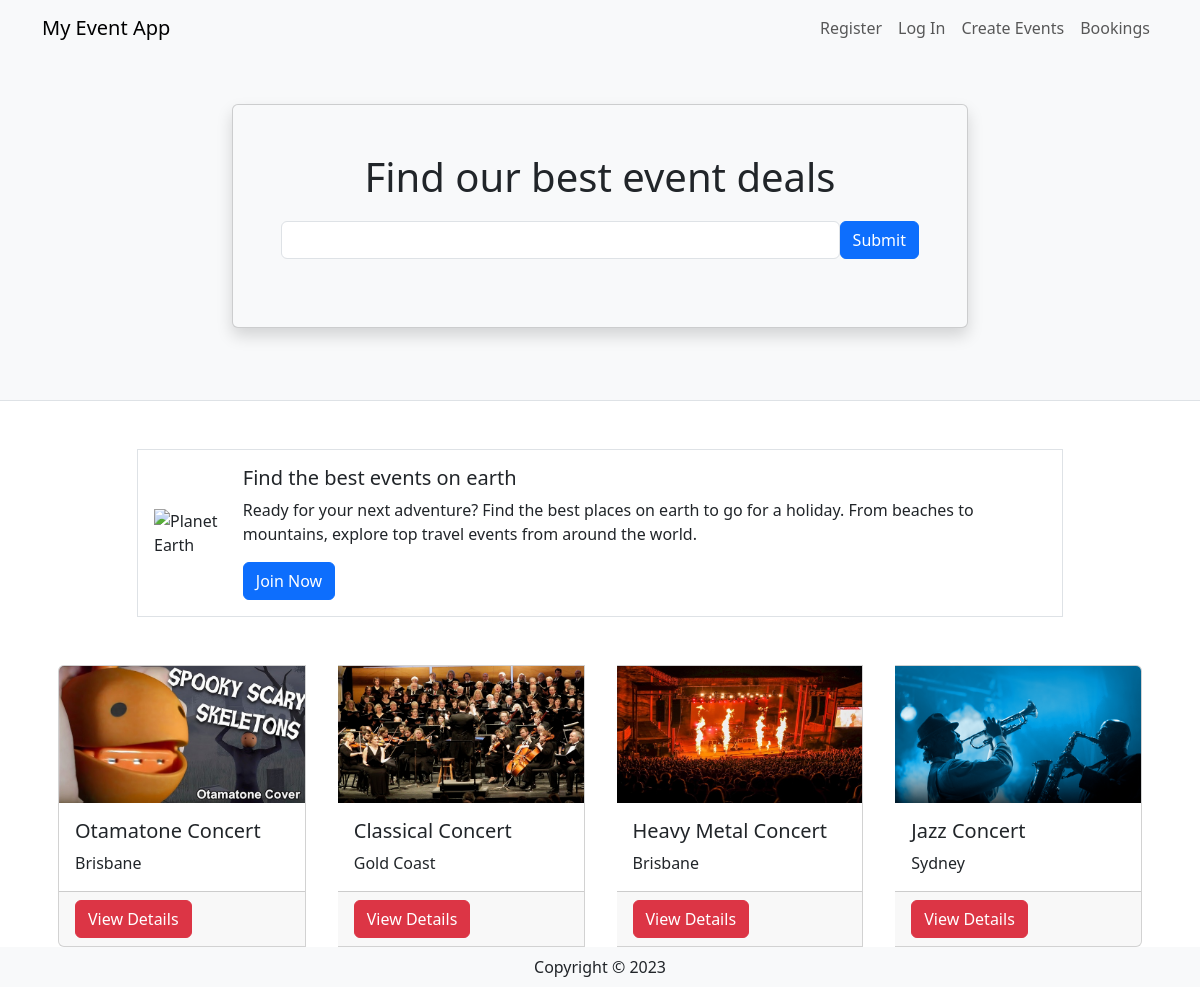
The page / on the database its author committed.
### musimate/models.py (models this page shows, shortened)
class Event(db.Model):
    __tablename__ = 'events'
    id = db.Column(db.Integer, primary_key=True)
    name = db.Column(db.String(80))
    description = db.Column(db.String(200))
    image = db.Column(db.String(400))
    currency = db.Column(db.String(3))
    comments = db.relationship('Comment', backref='event')

### musimate/views.py (the view)
@mainbp.route('/')
def index():
    events = db.session.scalars(db.select(Event)).all()
    return render_template('index.html', events=events)

### musimate/templates/index.html
{% extends 'base.html' %}
{% block header %}
      <div class="container">
         <div class="row justify-content-center mt-5 pb-4">
            <div class="col-md-8">
               <div class="card shadow p-5 mb-5 bg-light">
                  <h1 class="text-center mb-3">Find our best event deals</h1>
                  <form class="form-inline d-flex flex-nowrap" action="{{url_for('main.search')}}" >
                     <input type="text" name="search" class="form-control flex-grow-1 my-1 mr-sm-2" id="SearchForm">
                     <button type="submit" class="flex-shrink-1 btn btn-primary my-1">Submit</button>
                   </form>
               </div>
            </div>
         </div>
      </div>
{% endblock %}
{% block content %}
      <div class="container">
         <div class="row mt-5 mb-5 justify-content-center">
            <div class="col-md-10">
               <div class="media border p-3 d-flex justify-content-start">
                  <img class="align-self-center me-3" style="max-width:120px"
                     src="https://upload.wikimedia.org/wikipedia/commons/thumb/2/22/Earth_Western_Hemisphere_transparent_background.png/600px-Earth_Western_Hemisphere_transparent_background.png"
                     alt="Planet Earth">
                  <div class="align-self-center media-body">
                     <h5 class="mt-0">Find the best events on earth</h5>
                     <p class="d-none d-sm-block">Ready for your next adventure? Find the best places on earth to go for a holiday. From beaches to mountains, explore top travel events from around the world.</p>
                     <a href="#" class="btn btn-primary">Join Now</a>
                  </div>
               </div>
            </div>
         </div>
         <div class="card-group">
            {% for event in events %}
            <div class="card mx-3">
               <img class="card-img-top"
                  src="{{ event.image }}" alt="event picture">
               <div class="card-body">
                  <h5 class="card-title">{{ event.name }}</h5>
                  <p class="card-text">{{ event.description }}</p>
               </div>
               <div class="card-footer"><a href="{{ url_for('event.show', id=event.id) }}" class ="btn btn-danger"> View Details </a></div>
            </div>
            {% endfor %}
         </div>
      </div>
{% endblock %}

### musimate/templates/base.html (shortened to what this page needs)
<html>
<head>
   <link href="https://cdn.jsdelivr.net/npm/bootstrap@5.3.2/dist/css/bootstrap.min.css" rel="stylesheet">
</head>
<body>
   <header class="bg-light border-bottom">
      <nav class="navbar navbar-expand-lg navbar-light bg-light">
         <div class="container">
            <a href="/" class="navbar-brand">My Event App</a>
            <div class="collapse navbar-collapse justify-content-end" id="navbarSupportedContent">
               <div class="navbar-nav ml-auto">
                  {% if current_user.is_authenticated %}
                     <a class="nav-item nav-link disabled text-muted" href="#">Welcome {{current_user.name}}</a>
                     <a class="nav-item nav-link" href="{{ url_for('auth.logout') }}">Log Out</a>
                  {% else %}
                     <a class="nav-item nav-link" href="{{ url_for('auth.register') }}">Register</a>
                     <a class="nav-item nav-link" href="{{ url_for('auth.login') }}">Log In</a>
                  {% endif %}
                  <a class="nav-item nav-link" href="{{ url_for('event.create') }}">Create Events</a>
                  <a class="nav-item nav-link" href="#">Bookings</a>
               </div>
            </div>
         </div>
      </nav>
      {% block header %}
      {% endblock %}
   </header>
   {% block content %}
   {% endblock %}
    <footer class="footer">
        <div class="text-center py-2 bg-light">
            <span class="text-dark">Copyright &copy; {{ year }}</span>
        </div>
    </footer>
   </body>
</html>

### rows shown on the page
Event: image (picture), name "Otamatone Concert", description "Brisbane"
Event: image (picture), name "Classical Concert", description "Gold Coast"
Event: image (picture), name "Heavy Metal Concert", description "Brisbane"
Event: image (picture), name "Jazz Concert", description "Sydney"
